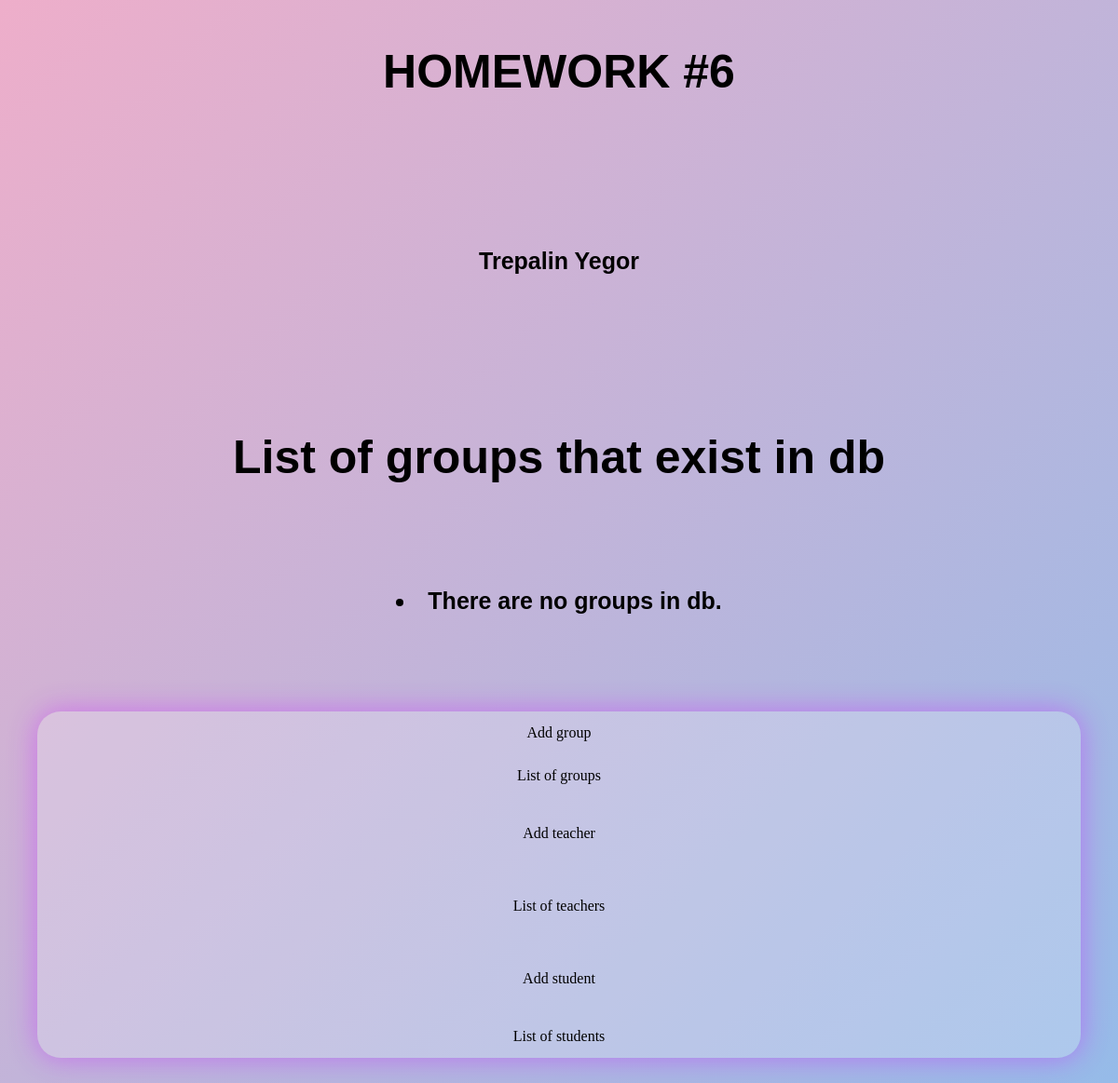
Page /groups/ on the earlier database version.
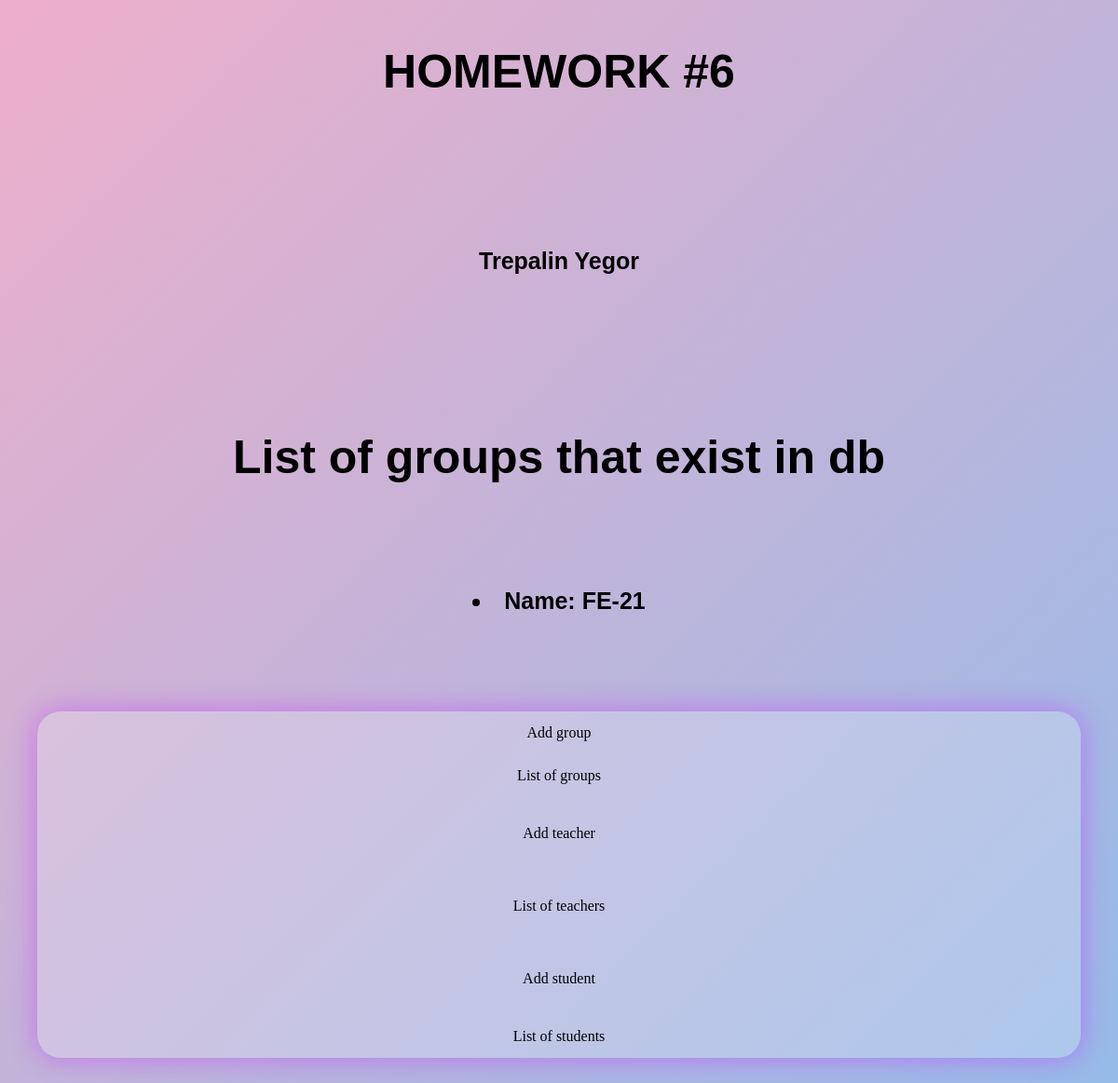
Same page on the later database version.
### polls/models.py (models this page shows, shortened)
class Group(models.Model):
    name = models.CharField(max_length=50)
    teacher = models.ForeignKey(Teacher, on_delete=models.CASCADE, null=True)
    students = models.ManyToManyField(Student)

### polls/views.py (the view)
# urls.py: path("groups/", views.group_list, name="group_display"),
def group_list(request):
    groups = Group.objects.values()
    context = {"groups": groups}
    return render(request, "group_display.html", context)

### templates/group_display.html (shortened to what this page needs)
<!DOCTYPE html>
<html lang="en" xmlns="http://www.w3.org/1999/html">
<head>
</head>
<body>
<h1>HOMEWORK #6 <p>
    <h3>Trepalin Yegor</h3> </p> </h1>
<h1>List of groups that exist in db</h1>
<h3>{% for group in groups %}
    <li>Name: {{ group.name }}</li>
{% empty %}
    <li>There are no groups in db.</li>
{% endfor %}</h3>
<nav>
    <ul>
        <li><a href="{% url 'add_group' %}">Add group</a></li>
        <li><a href="{% url 'group_display' %}">List of groups</a></li>
        <li><a href="{% url 'add_teacher' %}"><p>Add teacher</p></a></li>
        <li><a href="{% url 'teachers_display' %}"><p>List of teachers</p></a></li>
        <li><a href="{% url 'add_student' %}"><p>Add student</p></a></li>
        <li><a href="{% url 'students_display' %}">List of students</a></li>
    </ul>
</nav>
</body>
</html>

Differences in the rows shown:
added Group: name "FE-21"
Other differences:
text no longer shown: "There are no groups in db."
